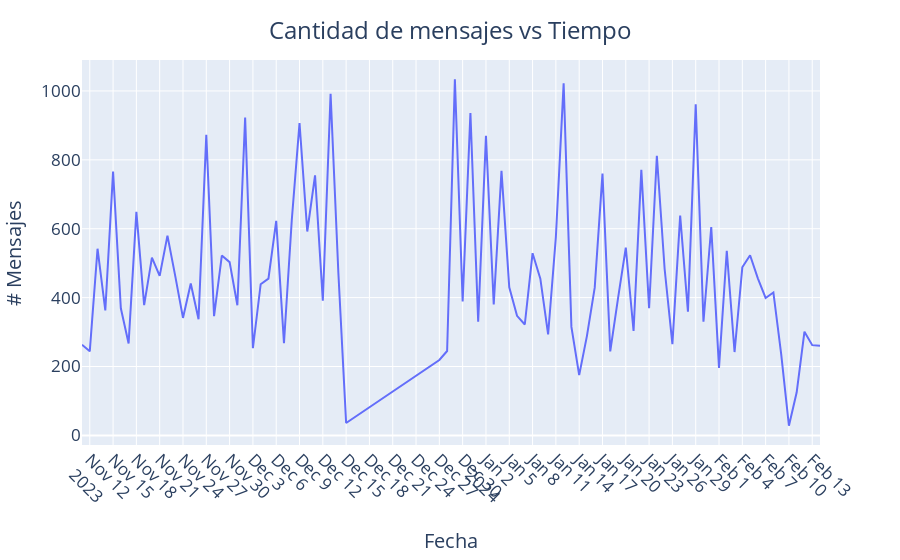

Source (notebook cell):
### Markdown cell above
#### Número de mensajes a través del tiempo

### Code cell
#Plotear la cantidad de mensajes respecto del tiempo
fig = px.line(date_df, x='Fecha', y='# Mensajes por día')

# Ajustar el gráfico
fig.update_layout(
    title={'text': 'Cantidad de mensajes vs Tiempo',
             'y':0.96,
             'x':0.5,
             'xanchor': 'center'},
    font=dict(size=17))
fig.update_xaxes(title_text='Fecha', tickangle=45, nticks=35)
fig.update_yaxes(title_text='# Mensajes')
fig.show()

### Figure 1 — Plotly figure (JSON) as saved in the notebook; plotly's stock layout.template omitted (floating-point values rounded to 4 significant figures)
{"data": [{"hovertemplate": "Fecha=%{x}<br># Mensajes por día=%{y}<extra></extra>", "legendgroup": "", "line": {"color": "#636efa", "dash": "solid"}, "marker": {"symbol": "circle"}, "mode": "lines", "name": "", "orientation": "v", "showlegend": false, "type": "scatter", "x": ["2023-11-11T00:00:00", "2023-11-12T00:00:00", "2023-11-13T00:00:00", "2023-11-14T00:00:00", "2023-11-15T00:00:00", "2023-11-16T00:00:00", "2023-11-17T00:00:00", "2023-11-18T00:00:00", "2023-11-19T00:00:00", "2023-11-20T00:00:00", "2023-11-21T00:00:00", "2023-11-22T00:00:00", "2023-11-23T00:00:00", "2023-11-24T00:00:00", "2023-11-25T00:00:00", "2023-11-26T00:00:00", "2023-11-27T00:00:00", "2023-11-28T00:00:00", "2023-11-29T00:00:00", "2023-11-30T00:00:00", "2023-12-01T00:00:00", "2023-12-02T00:00:00", "2023-12-03T00:00:00", "2023-12-04T00:00:00", "2023-12-05T00:00:00", "2023-12-06T00:00:00", "2023-12-07T00:00:00", "2023-12-08T00:00:00", "2023-12-09T00:00:00", "2023-12-10T00:00:00", "2023-12-11T00:00:00", "2023-12-12T00:00:00", "2023-12-13T00:00:00", "2023-12-14T00:00:00", "2023-12-15T00:00:00", "2023-12-27T00:00:00", "2023-12-28T00:00:00", "2023-12-29T00:00:00", "2023-12-30T00:00:00", "2023-12-31T00:00:00", "2024-01-01T00:00:00", "2024-01-02T00:00:00", "2024-01-03T00:00:00", "2024-01-04T00:00:00", "2024-01-05T00:00:00", "2024-01-06T00:00:00", "2024-01-07T00:00:00", "2024-01-08T00:00:00", "2024-01-09T00:00:00", "2024-01-10T00:00:00", "2024-01-11T00:00:00", "2024-01-12T00:00:00", "2024-01-13T00:00:00", "2024-01-14T00:00:00", "2024-01-15T00:00:00", "2024-01-16T00:00:00", "2024-01-17T00:00:00", "2024-01-18T00:00:00", "2024-01-19T00:00:00", "2024-01-20T00:00:00", "2024-01-21T00:00:00", "2024-01-22T00:00:00", "2024-01-23T00:00:00", "2024-01-24T00:00:00", "2024-01-25T00:00:00", "2024-01-26T00:00:00", "2024-01-27T00:00:00", "2024-01-28T00:00:00", "2024-01-29T00:00:00", "2024-01-30T00:00:00", "2024-01-31T00:00:00", "2024-02-01T00:00:00", "2024-02-02T00:00:00", "2024-02-03T00:00:00", "2024-02-04T00:00:00", "2024-02-05T00:00:00", "2024-02-06T00:00:00", "2024-02-07T00:00:00", "2024-02-08T00:00:00", "2024-02-09T00:00:00", "2024-02-10T00:00:00", "2024-02-11T00:00:00", "2024-02-12T00:00:00", "2024-02-13T00:00:00", "2024-02-14T00:00:00"], "xaxis": "x", "y": [263, 244, 542, 363, 766, 369, 267, 649, 378, 516, 463, 580, 463, 341, 441, 337, 873, 346, 522, 503, 378, 923, 253, 439, 455, 623, 268, 624, 907, 592, 755, 391, 992, 472, 36, 219, 245, 1034, 389, 936, 330, 870, 380, 768, 430, 347, 322, 529, 455, 293, 576, 1022, 315, 175, 289, 429, 760, 244, 398, 545, 303, 771, 369, 812, 483, 265, 638, 359, 961, 330, 605, 196, 536, 242, 488, 523, 456, 399, 415, 237, 28, 125, 301, 262, 260], "yaxis": "y"}], "layout": {"font": {"size": 17}, "legend": {"tracegroupgap": 0}, "margin": {"t": 60}, "title": {"text": "Cantidad de mensajes vs Tiempo", "x": 0.5, "xanchor": "center", "y": 0.96}, "xaxis": {"anchor": "y", "domain": [0, 1], "nticks": 35, "tickangle": 45, "title": {"text": "Fecha"}}, "yaxis": {"anchor": "x", "domain": [0, 1], "title": {"text": "# Mensajes"}}}}
